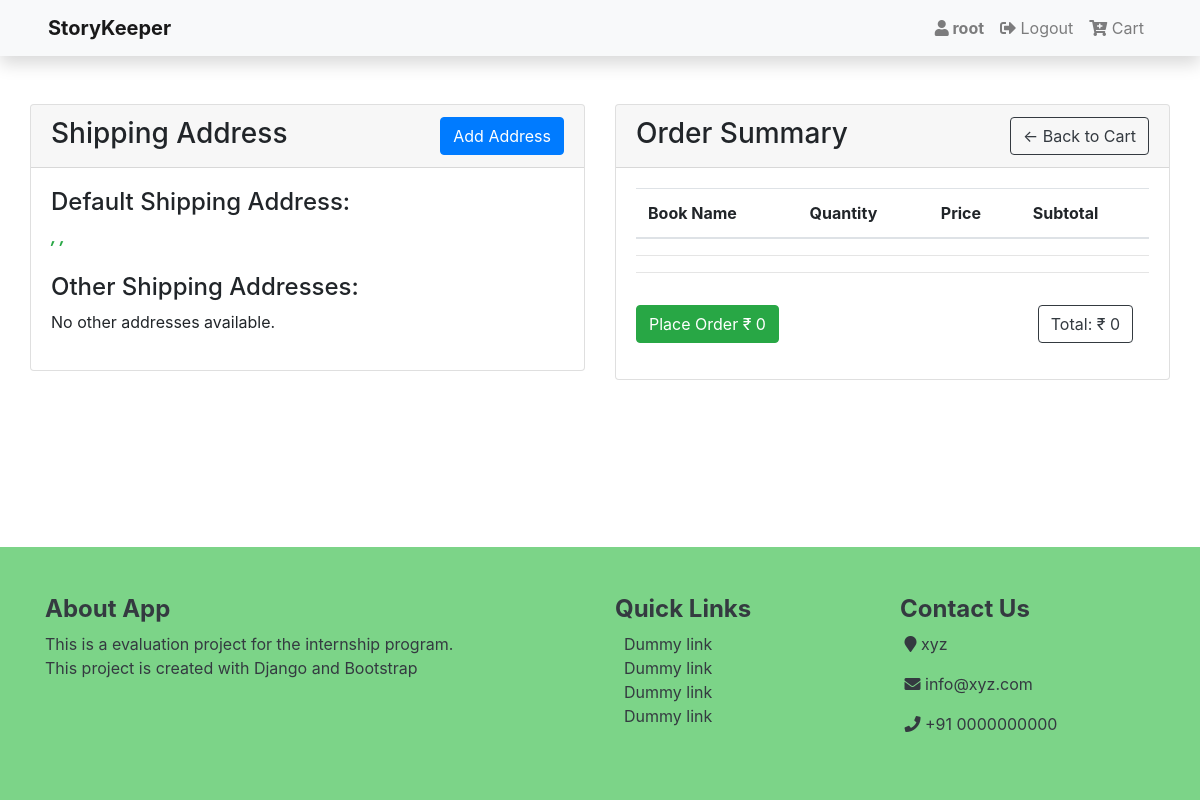
/cart/checkout (signed in), run on an earlier commit of the app's database.
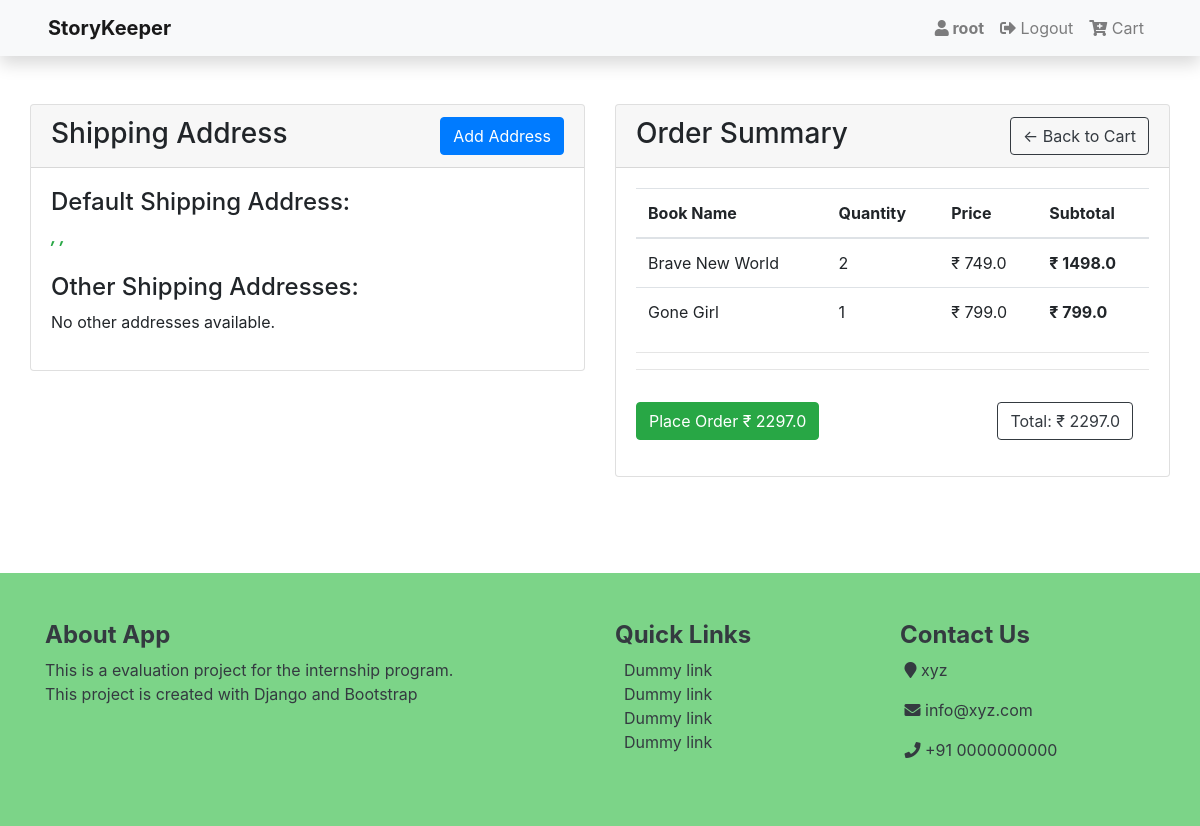
And on a later commit of the database.
### books/models.py (models this page shows, shortened)
class Cart(models.Model):
    user = models.ForeignKey(User, on_delete=models.CASCADE, null=True, blank=True)
    books = models.ForeignKey(Book, on_delete=models.SET_NULL, blank=True, null=True)
    quantity = models.IntegerField(default=0, null=True, blank=True)
    date_added = models.DateTimeField(auto_now_add=True)

class Book(models.Model):
    title  		 = models.CharField(max_length=200)
    author 		 = models.CharField(max_length=100)
    genre   	 = models.CharField(max_length=100)
    price     	 = models.FloatField(default=0)
    quantity   	 = models.IntegerField(default=0)
    description  = models.TextField(default='No Description', null=True, blank=False)
    average_rating  = models.FloatField(default=0)
    created_on 	 = models.DateTimeField(auto_now_add=True)
    updated_on 	 = models.DateTimeField(auto_now=True)
    digital         = models.BooleanField(default=False, null=True, blank=False)
    status          = models.IntegerField(choices=status,default = 1)
    class Meta:
        ordering    = ['-quantity']

### books/views.py (the view)
# urls.py: path('cart/checkout', views.checkoutView, name='checkout'),
@login_required
def checkoutView(request):
    user = request.user
    cart_items = Cart.objects.filter(user=user)
    total_amount = calculateCartTotal(cart_items)
    try:
        default_shipping_address = ShippingAddress.objects.get(customer=user, is_default=True)
    except ShippingAddress.DoesNotExist:
        default_shipping_address = None
    other_shipping_addresses = ShippingAddress.objects.filter(customer=user, is_default=False)
    if request.method == 'POST':
        form = ShippingAddressForm(request.POST)
        if form.is_valid():
            shipping_address = form.save(commit=False)
            shipping_address.customer = user
            shipping_address.save()
            ShippingAddress.objects.filter(customer=user).exclude(id=shipping_address.id).update(is_default=False)
            order = Order(user=user, total_amount=total_amount)
            order.save()
            order.items.set(cart_items)
            order_history = OrderHistory(
                user=user,
                items=order.items.all(),
                order=order,
                order_quantity=sum(item.quantity for item in cart_items),
                total_amount=total_amount,
                shipping_address=shipping_address
            )
            order_history.save()
            cart_items.delete()
            return redirect('order_history')
    else:
        form = ShippingAddressForm(instance=default_shipping_address)
    context = {
        'cart_items': cart_items,
        'total_amount': total_amount,
        'form': form,
        'shipping_address': default_shipping_address,
        'other_addresses': other_shipping_addresses,
    }
    return render(request, 'shopping/checkout.html', context)

### books/templatetags/custom_filters.py (called while the page is built)
@register.filter
def calculate_subtotal(cart_item):
    return cart_item.quantity * cart_item.books.price

### books/views.py (called while the page is built)
def calculateCartTotal(cart_items):
    total = 0
    for item in cart_items:
        total += item.books.price * item.quantity
    return total

### books/templates/shopping/checkout.html (shortened to what this page needs)
{% extends 'base.html' %}
{% load static %}
{% load custom_filters %}
{% block content %}
<div class="container-fluid my-5">
    <div class="row">
        <div class="col-md-6">
            <div class="card">
                <div class="card-header h3">
                    Shipping Address
                    <a href="{% url 'add_shipping_address' %}" class="btn btn-primary float-right">Add Address</a>
                </div>
                <div class="card-body">
                    <form method="POST" class="shipping-address-form">
                        <h4>Default Shipping Address:</h4>
                        <i><strong class="text-success">{{ shipping_address.address }}
                            {{ shipping_address.city }},
                            {{ shipping_address.state }},
                        </strong></i><br><br>
                        <h4>Other Shipping Addresses:</h4>
                        {% if other_addresses %}
                            <ul class="list-group">
                                {% for address in other_addresses %}
                                <li class="list-group-item">
                                    {{ address.address }},
                                    {{ address.city }},
                                    {{ address.state }},
                                    {{ address.zipcode }}
                                    {% if address.is_default %}
                                    (Default)
                                    {% else %}
                                    <a href="{% url 'set_default_address' address.id %}" class="btn btn-link btn-sm text-success">Set as Default</a>
                                    {% endif %}
                                </li>
                                {% endfor %}
                            </ul>
                            {% else %}
                            <p>No other addresses available.</p>
                            {% endif %}
                    </form>
                </div>
            </div>
        </div>
        <div class="col-md-6">
            <div class="card">
                <div class="card-header h3">
                    Order Summary
                    <a  class="btn btn-outline-dark float-right" href="{% url 'cart' %}">&#x2190; Back to Cart</a>
                </div>
                <div class="card-body">
                    <table class="table">
                        <thead>
                            <tr>
                                <th>Book Name</th>
                                <th>Quantity</th>
                                <th>Price</th>
                                <th>Subtotal</th>
                            </tr>
                        </thead>
                        <tbody>
                            {% for cart_item in cart_items %}
                                <tr>
                                    <td>{{ cart_item.books.title }}</td>
                                    <td>{{ cart_item.quantity }}</td>
                                    <td>&#8377; {{ cart_item.books.price }}</td>
                                    <td><strong>&#8377; {{ cart_item|calculate_subtotal }}</strong></td>
                                </tr>
                            {% endfor %}
                        </tbody>
                    </table><hr><hr>
                    <a href="{% url 'order_history' %}" class="mt-3 btn btn-success mr-3">Place Order &#8377; {{ total_amount }}</a>
                    <p class="mt-3 btn btn-outline-dark text-bold float-right mr-3">Total: &#8377; {{ total_amount }}</p>
                </div>
            </div>
        </div>
    </div>
</div>
{% endblock %}

What changed in the data, as far as the page shows it:
added Cart: books "Brave New World", quantity "2", books.price "749.0", quantity+books "1498.0"
added Cart: books "Gone Girl", quantity "1", books.price "799.0", quantity+books "799.0"
Also different on the page:
{{ total_amount }}: "0" → "2297.0"
